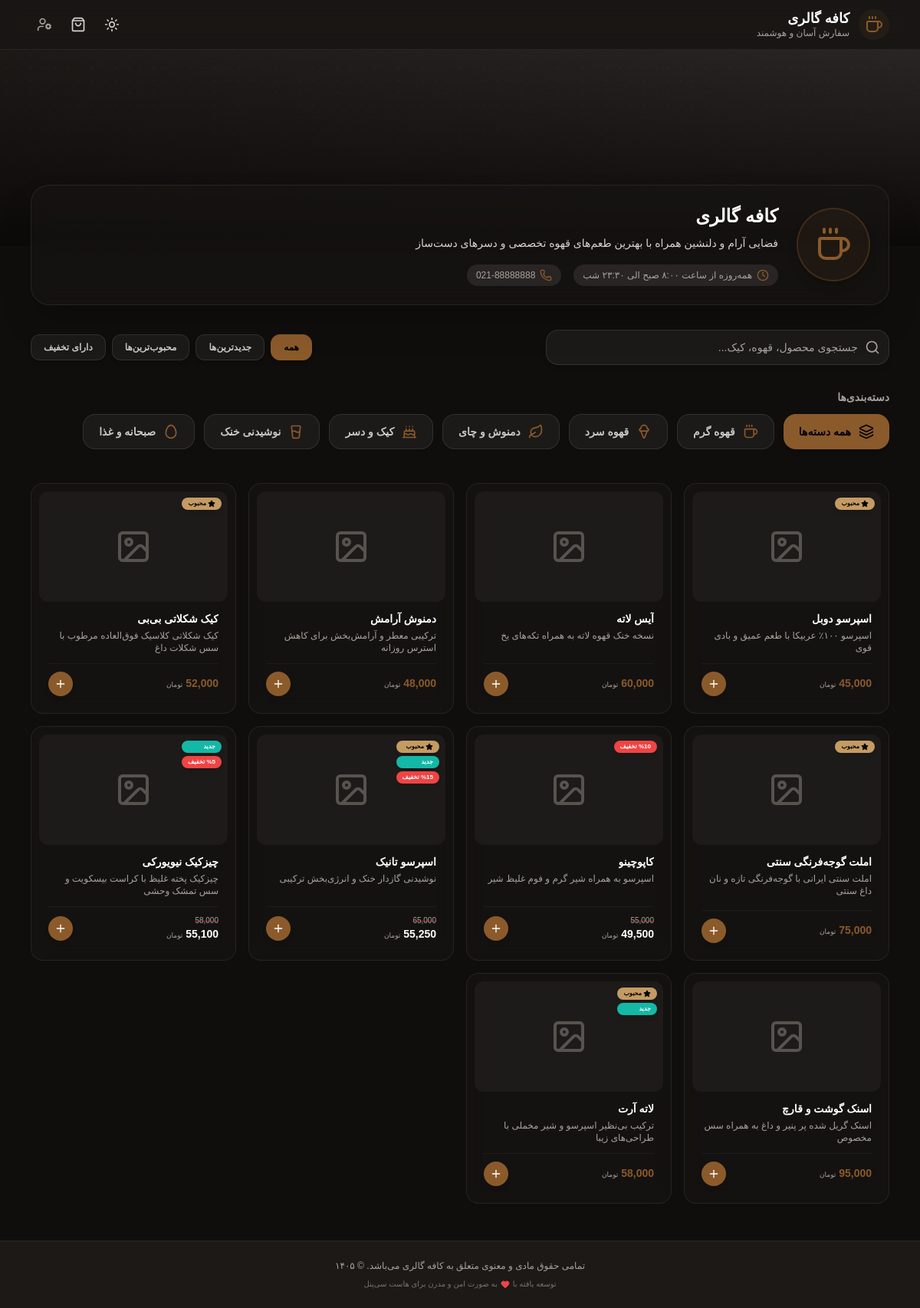
The page / on the database its author committed.
### tables this page shows
CREATE TABLE IF NOT EXISTS `categories` (
  `id` INT AUTO_INCREMENT PRIMARY KEY,
  `name` VARCHAR(100) NOT NULL,
  `icon` VARCHAR(50) DEFAULT 'coffee',  
  `image` VARCHAR(255) DEFAULT NULL,
  `sort_order` INT DEFAULT 0,
  `created_at` TIMESTAMP DEFAULT CURRENT_TIMESTAMP
);

CREATE TABLE IF NOT EXISTS `products` (
  `id` INT AUTO_INCREMENT PRIMARY KEY,
  `category_id` INT NOT NULL,
  `name` VARCHAR(150) NOT NULL,
  `price` DECIMAL(12, 0) NOT NULL,  
  `discount` INT DEFAULT 0,  
  `description` TEXT DEFAULT NULL,
  `ingredients` TEXT DEFAULT NULL,  
  `image` VARCHAR(255) DEFAULT NULL,
  `is_available` TINYINT(1) DEFAULT 1,  
  `is_popular` TINYINT(1) DEFAULT 0,  
  `is_new` TINYINT(1) DEFAULT 0,  
  `is_visible` TINYINT(1) DEFAULT 1,  
  `sort_order` INT DEFAULT 0,
  `created_at` TIMESTAMP DEFAULT CURRENT_TIMESTAMP,
  FOREIGN KEY (`category_id`) REFERENCES `categories` (`id`) ON DELETE CASCADE
);

### config/config.example.php (called while the page is built, shortened)
<?php
try {
    $dsn = "mysql:host=" . DB_HOST . ";dbname=" . DB_NAME . ";charset=utf8mb4";
    $options = [
        PDO::ATTR_ERRMODE            => PDO::ERRMODE_EXCEPTION,
        PDO::ATTR_DEFAULT_FETCH_MODE => PDO::FETCH_ASSOC,
        PDO::ATTR_EMULATE_PREPARES   => false,
    ];
    $pdo = new PDO($dsn, DB_USER, DB_PASS, $options);
} catch (PDOException $e) {
    $pdo = null;
}
function sanitize($data) {
    return htmlspecialchars(trim($data), ENT_QUOTES, 'UTF-8');
}
function getSettings() {
    global $pdo;
    $default_settings = [
        'cafe_name' => 'کافه گالری',
        'cafe_description' => 'فضایی آرام و دلنشین همراه با بهترین طعم‌های قهوه تخصصی و دسرهای دست‌ساز',
        'cafe_phone' => '021-88888888',
        'cafe_address' => 'تهران، خیابان ولیعصر، نرسیده به میدان ونک، بن‌بست کافه، پلاک ۱۲',
        'working_hours' => 'همه‌روزه از ساعت ۸:۰۰ صبح الی ۲۳:۳۰ شب',
        'primary_color' => '#c49b63',
        'secondary_color' => '#b28b58',
        'instagram_link' => 'https://instagram.com/cafegallery',
        'telegram_link' => 'https://t.me/cafegallery',
        'logo_url' => '',
        'banner_url' => '',
        'gateway_aqayepardakht_enabled' => '1',
        'gateway_aqayepardakht_pin' => ''
    ];
    try {
        $stmt = $pdo->query("SELECT key_name, key_value FROM settings");
        $results = $stmt->fetchAll(PDO::FETCH_KEY_PAIR);
        return array_merge($default_settings, $results);
    } catch (Exception $e) {
        return $default_settings;
    }
}

### index.php (the view, shortened to what this page needs)
<?php
include_once __DIR__ . '/includes/header.php';
$categories = [];
$products = [];
if ($pdo) {
    try {
        $stmt_cat = $pdo->query("SELECT * FROM categories ORDER BY sort_order ASC, id ASC");
        $categories = $stmt_cat->fetchAll();
        $stmt_prod = $pdo->query("SELECT p.*, c.name as category_name FROM products p JOIN categories c ON p.category_id = c.id WHERE p.is_visible = 1 ORDER BY p.sort_order ASC, p.id ASC");
        $products = $stmt_prod->fetchAll();
    } catch (Exception $e) {
    }
}
?>
<div class="relative w-full h-48 md:h-64 bg-stone-900 overflow-hidden">
    <?php if (!empty($settings['banner_url'])): ?>
        <img src="<?php echo sanitize($settings['banner_url']); ?>" alt="بنر کافه" class="w-full h-full object-cover opacity-60">
    <?php else: ?>
        <div class="absolute inset-0 bg-gradient-to-r from-stone-900 to-stone-800 flex items-center justify-center">
            <div class="absolute inset-0 bg-[radial-gradient(#8B5A2B_1px,transparent_1px)] [background-size:16px_16px] opacity-10"></div>
            <i data-lucide="cup-straw" class="w-24 h-24 text-primary/10"></i>
        </div>
    <?php endif; ?>
    <div class="absolute inset-0 bg-gradient-to-t from-stone-50 via-transparent to-transparent dark:from-stone-950"></div>
</div>
<div class="max-w-6xl mx-auto px-4 -mt-20 relative z-10 pb-12 w-full">
    <div class="bg-white dark:bg-stone-900/40 glass rounded-3xl p-6 shadow-2xl transition-all duration-300">
        <div class="flex flex-col sm:flex-row items-center gap-6">
            <?php if (!empty($settings['logo_url'])): ?>
                <img src="<?php echo sanitize($settings['logo_url']); ?>" alt="لوگو" class="w-24 h-24 rounded-full object-cover shadow-lg border-2 border-primary/50">
            <?php else: ?>
                <div class="w-24 h-24 rounded-full bg-primary/10 flex items-center justify-center text-primary border-2 border-primary/30 shadow-lg">
                    <i data-lucide="coffee" class="w-12 h-12"></i>
                </div>
            <?php endif; ?>
            <div class="text-center sm:text-right flex-1">
                <h2 class="text-2xl font-black text-stone-900 dark:text-white"><?php echo sanitize($settings['cafe_name']); ?></h2>
                <p class="text-sm text-stone-600 dark:text-stone-300 mt-2 line-clamp-2 leading-relaxed"><?php echo sanitize($settings['cafe_description']); ?></p>
                <div class="flex flex-wrap justify-center sm:justify-start gap-4 mt-4 text-xs text-stone-500 dark:text-stone-400">
                    <span class="flex items-center gap-1.5 bg-stone-100 dark:bg-stone-800 px-3 py-1.5 rounded-full">
                        <i data-lucide="clock" class="w-4 h-4 text-primary"></i>
                        <span><?php echo sanitize($settings['working_hours']); ?></span>
                    </span>
                    <span class="flex items-center gap-1.5 bg-stone-100 dark:bg-stone-800 px-3 py-1.5 rounded-full">
                        <i data-lucide="phone" class="w-4 h-4 text-primary"></i>
                        <span class="dir-ltr"><?php echo sanitize($settings['cafe_phone']); ?></span>
                    </span>
                </div>
            </div>
        </div>
    </div>
    <div class="mt-8 flex flex-col md:flex-row gap-4 items-center justify-between">
        <div class="relative w-full md:max-w-md">
            <span class="absolute inset-y-0 right-0 flex items-center pr-3 pointer-events-none text-stone-400">
                <i data-lucide="search" class="w-5 h-5"></i>
            </span>
            <input type="text" id="searchInput" placeholder="جستجوی محصول، قهوه، کیک..." class="w-full pl-4 pr-10 py-3 rounded-2xl bg-white/5 border border-white/10 text-stone-800 dark:text-white placeholder-stone-400 focus:outline-none focus:ring-2 focus:ring-primary/20 focus:border-primary transition-all shadow-md text-sm">
        </div>
        <div class="flex flex-wrap gap-2 w-full md:w-auto justify-end">
            <button onclick="sortProducts('default')" id="sort-default" class="sort-btn px-4 py-2 rounded-xl text-xs font-semibold bg-primary text-black accent-glow border border-primary transition-all shadow-md">
                همه
            </button>
            <button onclick="sortProducts('new')" id="sort-new" class="sort-btn px-4 py-2 rounded-xl text-xs font-semibold bg-white/5 text-stone-600 dark:text-white/75 border border-stone-200 dark:border-white/10 hover:bg-stone-50 dark:hover:bg-white/10 transition-all shadow-md">
                جدیدترین‌ها
            </button>
            <button onclick="sortProducts('popular')" id="sort-popular" class="sort-btn px-4 py-2 rounded-xl text-xs font-semibold bg-white/5 text-stone-600 dark:text-white/75 border border-stone-200 dark:border-white/10 hover:bg-stone-50 dark:hover:bg-white/10 transition-all shadow-md">
                محبوب‌ترین‌ها
            </button>
            <button onclick="sortProducts('discount')" id="sort-discount" class="sort-btn px-4 py-2 rounded-xl text-xs font-semibold bg-white/5 text-stone-600 dark:text-white/75 border border-stone-200 dark:border-white/10 hover:bg-stone-50 dark:hover:bg-white/10 transition-all shadow-md">
                دارای تخفیف
            </button>
        </div>
    </div>
    <div class="mt-8">
        <h3 class="text-sm font-bold text-stone-500 dark:text-stone-400 mb-3">دسته‌بندی‌ها</h3>
        <div class="flex gap-3 overflow-x-auto pb-3 snap-x scrollbar-none" id="categoriesScrollContainer">
            <button onclick="filterCategory(0)" id="cat-btn-0" class="category-btn snap-start shrink-0 px-5 py-3 rounded-2xl flex items-center gap-2.5 bg-primary text-black font-bold text-sm shadow-md transition-all duration-300">
                <i data-lucide="layers" class="w-5 h-5"></i>
                <span>همه دسته‌ها</span>
            </button>
            <?php foreach ($categories as $cat): ?>
                <button onclick="filterCategory(<?php echo $cat['id']; ?>)" id="cat-btn-<?php echo $cat['id']; ?>" class="category-btn snap-start shrink-0 px-5 py-3 rounded-2xl flex items-center gap-2.5 bg-white/5 text-stone-700 dark:text-white/75 border border-stone-200 dark:border-white/10 font-bold text-sm shadow-sm hover:bg-stone-50 dark:hover:bg-white/10 transition-all duration-300">
                    <?php if (!empty($cat['icon'])): ?>
                        <i data-lucide="<?php echo sanitize($cat['icon']); ?>" class="w-5 h-5 text-primary"></i>
                    <?php else: ?>
                        <i data-lucide="coffee" class="w-5 h-5 text-primary"></i>
                    <?php endif; ?>
                    <span><?php echo sanitize($cat['name']); ?></span>
                </button>
            <?php endforeach; ?>
        </div>
    </div>
    <div class="mt-8 grid grid-cols-2 md:grid-cols-3 lg:grid-cols-4 xl:grid-cols-5 gap-3 md:gap-4" id="productsGrid">
        <?php foreach ($products as $prod):
            $final_price = $prod['price'] - ($prod['price'] * $prod['discount'] / 100);
        ?>
            <div class="product-card bg-stone-900/40 glass p-2.5 rounded-2xl overflow-hidden hover:shadow-2xl hover:border-white/20 transition-all duration-300 flex flex-col group"
                 data-id="<?php echo $prod['id']; ?>"
                 data-category="<?php echo $prod['category_id']; ?>"
                 data-name="<?php echo sanitize($prod['name']); ?>"
                 data-popular="<?php echo $prod['is_popular']; ?>"
                 data-new="<?php echo $prod['is_new']; ?>"
                 data-discount="<?php echo $prod['discount'] > 0 ? 1 : 0; ?>"
                 data-price="<?php echo $prod['price']; ?>">
                <div class="relative w-full h-28 md:h-36 bg-stone-100 dark:bg-stone-800/50 rounded-xl overflow-hidden cursor-pointer" onclick="openProductDetailModal(<?php echo htmlspecialchars(json_encode($prod)); ?>)">
                    <?php if (!empty($prod['image'])): ?>
                        <img src="<?php echo sanitize($prod['image']); ?>" alt="<?php echo sanitize($prod['name']); ?>" class="w-full h-full object-cover group-hover:scale-110 transition-transform duration-500">
                    <?php else: ?>
                        <div class="w-full h-full flex items-center justify-center text-stone-300 dark:text-stone-600">
                            <i data-lucide="image" class="w-12 h-12"></i>
                        </div>
                    <?php endif; ?>
                    <div class="absolute top-2 right-2 flex flex-col gap-1 z-10">
                        <?php if ($prod['is_popular']): ?>
                            <span class="bg-[#c49b63] text-black text-[8px] font-black px-2 py-0.5 rounded-full shadow-md flex items-center gap-0.5 accent-glow">
                                <i data-lucide="star" class="w-2.5 h-2.5 fill-black text-black"></i>
                                محبوب
                            </span>
                        <?php endif; ?>
                        <?php if ($prod['is_new']): ?>
                            <span class="bg-teal-500 text-white text-[8px] font-black px-2 py-0.5 rounded-full shadow-md">جدید</span>
                        <?php endif; ?>
                        <?php if ($prod['discount'] > 0): ?>
                            <span class="bg-red-500 text-white text-[8px] font-black px-2 py-0.5 rounded-full shadow-md">%<?php echo $prod['discount']; ?> تخفیف</span>
                        <?php endif; ?>
                    </div>
                </div>
                <div class="p-2 md:p-3 flex-1 flex flex-col">
                    <div class="flex items-start justify-between gap-2">
                        <h4 class="text-xs md:text-sm font-bold text-white group-hover:text-primary transition-colors cursor-pointer line-clamp-1" onclick="openProductDetailModal(<?php echo htmlspecialchars(json_encode($prod)); ?>)">
                            <?php echo sanitize($prod['name']); ?>
                        </h4>
                    </div>
                    <p class="text-[10px] md:text-xs text-stone-500 dark:text-stone-400 mt-1 line-clamp-2 leading-relaxed flex-1">
                        <?php echo sanitize($prod['description'] ?: 'توضیحی برای این محصول ثبت نشده است.'); ?>
                    </p>
                    <div class="mt-3 pt-2.5 border-t border-stone-100 dark:border-stone-800/60 flex items-center justify-between">
                        <div class="flex flex-col">
                            <?php if ($prod['discount'] > 0): ?>
                                <span class="text-[10px] text-stone-400 line-through decoration-red-500/50"><?php echo number_format($prod['price']); ?></span>
                                <span class="text-xs md:text-sm font-black text-white"><?php echo number_format($final_price); ?> <span class="text-[9px] font-normal text-stone-500 dark:text-stone-400"><?php echo CURRENCY; ?></span></span>
                            <?php else: ?>
                                <span class="text-xs md:text-sm font-black text-primary"><?php echo number_format($prod['price']); ?> <span class="text-[9px] font-normal text-stone-500 dark:text-stone-400"><?php echo CURRENCY; ?></span></span>
                            <?php endif; ?>
                        </div>
                        <?php if ($prod['is_available']): ?>
                            <button onclick="addToCart(<?php echo htmlspecialchars(json_encode([
                                'id' => $prod['id'],
                                'name' => $prod['name'],
                                'price' => $final_price,
                                'image' => $prod['image'],
                                'discount' => $prod['discount']
                            ])); ?>)" class="w-7 h-7 md:w-8 md:h-8 rounded-full bg-primary hover:bg-primary-hover text-white flex items-center justify-center hover:scale-105 transition-all shadow-md active:scale-95 animate-fade-in" title="افزودن به سبد">
                                <i data-lucide="plus" class="w-4 h-4"></i>
                            </button>
                        <?php else: ?>
                            <button disabled class="w-7 h-7 md:w-8 md:h-8 rounded-full bg-white/5 text-white/20 flex items-center justify-center cursor-not-allowed">
                                <i data-lucide="minus" class="w-4 h-4"></i>
                            </button>
                        <?php endif; ?>
                    </div>
                </div>
            </div>
        <?php endforeach; ?>
    </div>
</div>
<?php include_once __DIR__ . '/includes/footer.php'; ?>

### rows shown on the page
categories: name "قهوه گرم"
categories: name "قهوه سرد"
categories: name "دمنوش و چای"
categories: name "کیک و دسر"
categories: name "نوشیدنی خنک"
categories: name "صبحانه و غذا"
products: is_popular 1 (drawn), name "اسپرسو دوبل", description "اسپرسو ۱۰۰٪ عربیکا با طعم عمیق و بادی قوی", price "45,000"
products: name "آیس لاته", description "نسخه خنک قهوه لاته به همراه تکه‌های یخ"
products: name "دمنوش آرامش", description "ترکیبی معطر و آرامش‌بخش برای کاهش استرس روزانه", price "48,000"
products: is_popular 1 (drawn), name "کیک شکلاتی بی‌بی", description "کیک شکلاتی کلاسیک فوق‌العاده مرطوب با سس شکلات داغ"
products: is_popular 1 (drawn), name "املت گوجه‌فرنگی سنتی", description "املت سنتی ایرانی با گوجه‌فرنگی تازه و نان داغ سنتی"
products: discount "10", name "کاپوچینو", description "اسپرسو به همراه شیر گرم و فوم غلیظ شیر", price "55,000", final_price "49,500"
products: is_popular 1 (drawn), is_new "جدید", discount "15", name "اسپرسو تانیک", description "نوشیدنی گازدار خنک و انرژی‌بخش ترکیبی", price "65,000", final_price "55,250"
products: is_new "جدید", discount "5", name "چیزکیک نیویورکی", description "چیزکیک پخته غلیظ با کراست بیسکویت و سس تمشک وحشی", price "58,000", final_price "55,100"
products: name "اسنک گوشت و قارچ", description "اسنک گریل شده پر پنیر و داغ به همراه سس مخصوص"
products: is_popular 1 (drawn), is_new "جدید", name "لاته آرت", description "ترکیب بی‌نظیر اسپرسو و شیر مخملی با طراحی‌های زیبا"

### other values the page prints
$settings['cafe_name'] "کافه گالری"
$settings['cafe_description'] "فضایی آرام و دلنشین همراه با بهترین طعم‌های قهوه تخصصی و دسرهای دست‌ساز"
$settings['working_hours'] "همه‌روزه از ساعت ۸:۰۰ صبح الی ۲۳:۳۰ شب"
$settings['cafe_phone'] "021-88888888"
